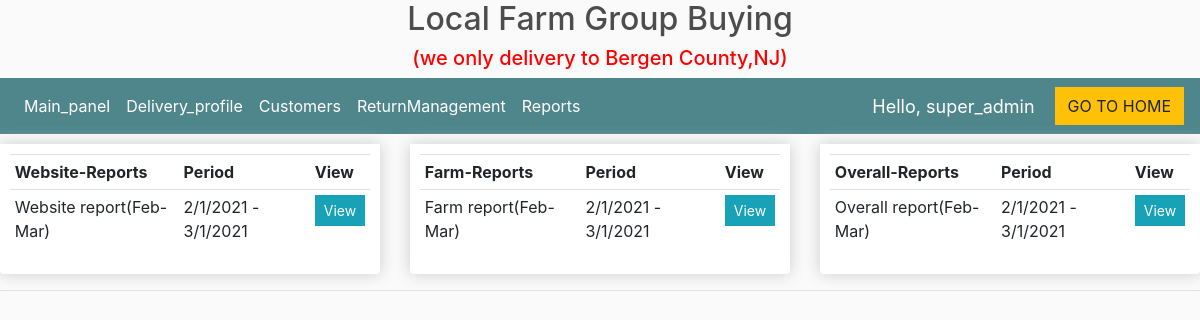
The app's page /reports/ (signed in) with its own data.
### store/models.py (models this page shows)
class WebsiteReport(models.Model):
	name = models.CharField(max_length=100, null=True)
	period = models.CharField(max_length=100, null=True)
	content = models.TextField(null=True)

class FarmReport(models.Model):
	name = models.CharField(max_length=100, null=True)
	period = models.CharField(max_length=100, null=True)
	content = models.TextField(null=True)

class OverallReport(models.Model):
	name = models.CharField(max_length=100, null=True)
	period = models.CharField(max_length=100, null=True)
	content = models.TextField(null=True)

### store/decorators.py (the view)
   def wrapper_function(request, *args, **kwargs):
      group = None
      if request.user.groups.exists():
         group = request.user.groups.all()[0].name
      if group == 'customer':
         return redirect('customer')
      if group == 'admin':
         return view_func(request, *args, **kwargs)

### store/views.py (called while the page is built)
@login_required(login_url='login')
@admin_only
def reports(request):
	websitereports = WebsiteReport.objects.all()
	farmreports = FarmReport.objects.all()
	overallreports = OverallReport.objects.all()
	context = {'websitereports': websitereports, 'farmreports': farmreports, 'overallreports': overallreports}
	return render(request, 'store/reports.html', context)

### store/templates/store/reports.html
{%  extends 'store/maindashboard.html' %}
{% load static %}
{% block content%}
<div class="row">
		<div class="col-lg-4">
            <div class="box-element product">
            <table class="table table-sm">
				<tr>
					<th>Website-Reports</th>
                    <th>Period</th>
					<th>View</th>
				</tr>
				{% for w in websitereports %}
				    <tr>
						<td>{{w.name}}</td>
						<td>{{w.period}}</td>
						<td><a class="btn btn-sm btn-info" href="{% url 'website_report' w.id %}">View</a></td>
					</tr>
				{% endfor %}
            </table>
		</div>
        </div>
		<div class="col-lg-4">
            <div class="box-element product">
            <table class="table table-sm">
				<tr>
					<th>Farm-Reports</th>
                    <th>Period</th>
					<th>View</th>
				</tr>
				{% for f in farmreports %}
				    <tr>
						<td>{{f.name}}</td>
						<td>{{f.period}}</td>
						<td><a class="btn btn-sm btn-info" href="{% url 'farm_report' f.id %}">View</a></td>
					</tr>
				{% endfor %}
            </table>
		</div>
        </div>
		<div class="col-lg-4">
            <div class="box-element product">
            <table class="table table-sm">
				<tr>
					<th>Overall-Reports</th>
                    <th>Period</th>
					<th>View</th>
				</tr>
				{% for o in overallreports %}
				    <tr>
						<td>{{o.name}}</td>
						<td>{{o.period}}</td>
						<td><a class="btn btn-sm btn-info" href="{% url 'overall_report' o.id %}">View</a></td>
					</tr>
				{% endfor %}
            </table>
		</div>
        </div>
</div>
{% endblock %}

### store/templates/store/navbardashboard.html (shortened to what this page needs)
{% load static %}
<nav class="navbar navbar-expand-lg navbar-dark bg-dark">
    <div class="collapse navbar-collapse" id="navbarSupportedContent">
	    <ul class="navbar-nav mr-auto">
	      <li class="nav-item active">
	        <a class="nav-link" href="{% url 'dashboard' %}">Main_panel </a>
	      </li>
			<li class="nav-item active">
	        <a class="nav-link" href="{% url 'delivery' %}">Delivery_profile</a>
			</li>
			<li class="nav-item active">
	        <a class="nav-link" href="{% url 'customer_info' %}">Customers</a>
			</li>
			<li class="nav-item active">
	        <a class="nav-link" href="{% url 'ReturnManagement' %}">ReturnManagement</a>
			</li>
		 {% if request.user.is_superuser%}
	      <li class="nav-item active">
	        <a class="nav-link" href="{% url 'reports' %}">Reports</a>
	      </li>
			{% endif %}
	    </ul>
	     	<span class="hello-msg">Hello, {{request.user}}</span>
	    <div class="form-inline my-2 my-lg-0">
	     	<a href="{% url 'homein' %}"class="btn btn-warning">GO TO HOME</a>
	    </div>
       </div>
	 </nav>

### static/css/main.css (style rules this page uses)
body { background-color: hsl(0, 0%, 98%); }
.box-element { box-shadow:hsl(0, 0%, 80%) 0 0 16px; background-color: #fff; border-radius: 4px; padding: 10px; }
.product { border-radius: 0 0 4px 4px; }
.bg-dark { background-color: #4f868c!important; }
.col-lg-4, .col-lg-6, .col-lg-8, .col-lg-12 { margin-top: 10px; }
.btn { border-radius: 0; }

### store/templates/store/navbardashboard.html (style rules this page uses)
.hello-msg { font-size: 18px; color: #fff; margin-right: 20px; }

### records on screen
WebsiteReport: name "Website report(Feb-Mar)", period "2/1/2021 - 3/1/2021"
FarmReport: name "Farm report(Feb-Mar)", period "2/1/2021 - 3/1/2021"
OverallReport: name "Overall report(Feb-Mar)", period "2/1/2021 - 3/1/2021"

### other values on screen
{{ request.user }} "super_admin"
